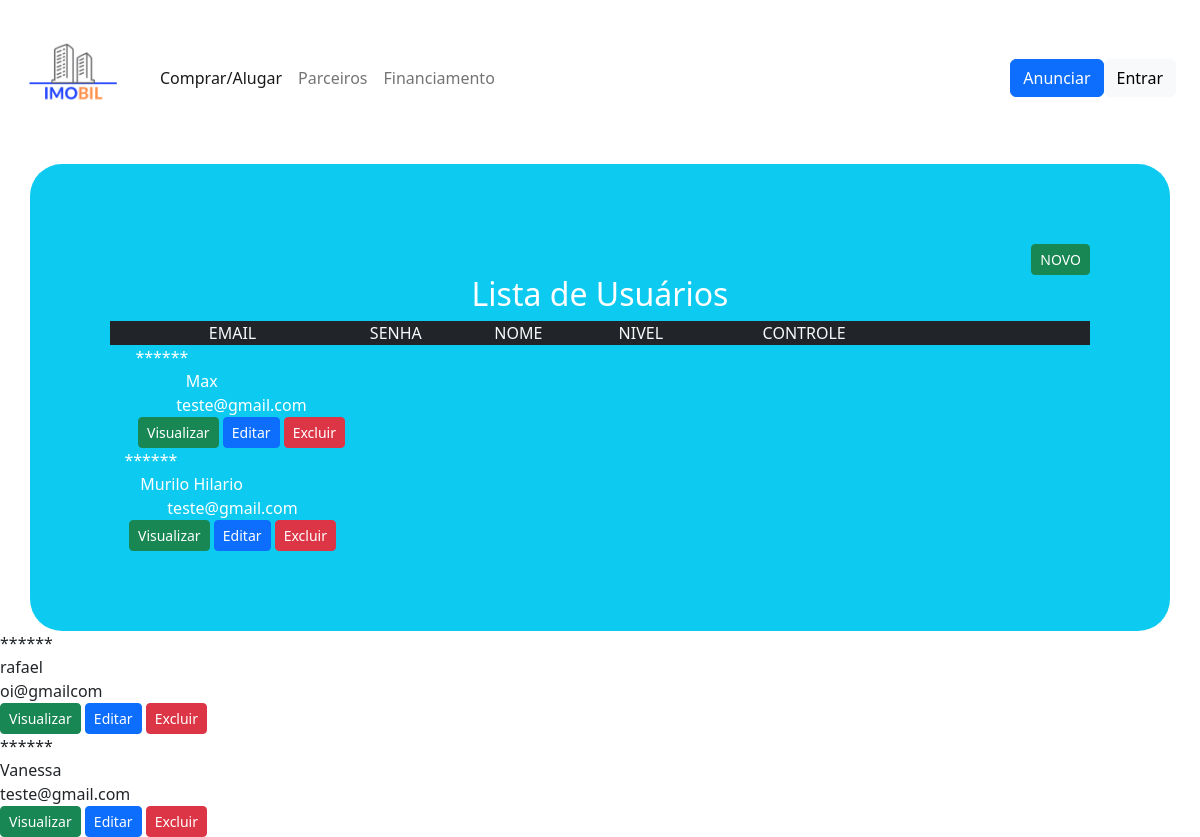
The app's page /listarUsuario01.php with its own data.
### tables this page shows
CREATE TABLE `usuarios` (
  `login` int(11) NOT NULL,
  `nome` varchar(100) DEFAULT NULL,
  `senha` varchar(30) DEFAULT NULL,
  `nivel` varchar(3) DEFAULT NULL,
  `email` varchar(100) DEFAULT NULL,
  `telefone` int(11) DEFAULT NULL
);

### listarUsuario01.php (the view, shortened to what this page needs)
<?php
    include"conexao.php";
    include"controle.php";
    $sql = "select * from usuarios order by nome";
    $seleciona = mysqli_query($conexao,$sql);
?>
        <div class="container bg-info pag">
            <div class="text-end">
                <a href="formularioUsuario.php"> <button type="button" class="btn btn-success btn-sm">NOVO</button> </a>
            </div>
            <h2>Lista de Usuários</h2>
            <div class="container text-center">
                <div class="row bg-dark text-light espaco">
                    <div class="col-3">
                            EMAIL
                        </div>
                    <div class="col-1">
                        SENHA
                    </div>
                    <div class="col-2">
                        NOME
                    </div>
                    <div class="col-1">
                        NIVEL
                    </div>
                    <div class="col-3">
                        CONTROLE
                    </div>
                </div>
                <?php
                    while ($exibe = mysqli_fetch_array($seleciona)){
                ?>
                    <div class="col-1">
                        ******
                    </div>
                    <div class="col-2">
                        <?php echo $exibe['nome']?>
                    </div>
                    <div class="col-3">
                        <?php echo $exibe['email']?>
                    </div>
                    <div class="col-3">
                        <a href="visualizarUsuario.php?login=<?php echo$login ?>"><button type="button" class="btn btn-success btn-sm botao">Visualizar</button></a>
                        <a href="editarUsuario.php?login=<?php echo$login ?>"><button type="button" class="btn btn-primary btn-sm botao">Editar</button></a>
                        <a href="excluirUsuario.php?login=<?php echo$login ?>" onclick="return confirm('Confirma a Exclusão do Usuário?')"><button type="button" class="btn btn-danger btn-sm">Excluir</button> </a>
                    </div>
                </div>
                <?php
                    }
                ?>

### css/style.css (style rules this page uses)
.pag { margin-top: 2em; padding: 5em; border-radius: 2em; text-align: center; color: white; background-color: rgb(55, 125, 255); }

### records on screen
usuarios: nome "Max", email "teste@gmail.com"
usuarios: nome "Murilo Hilario", email "teste@gmail.com"
usuarios: nome "rafael", email "oi@gmailcom"
usuarios: nome "Vanessa", email "teste@gmail.com"
